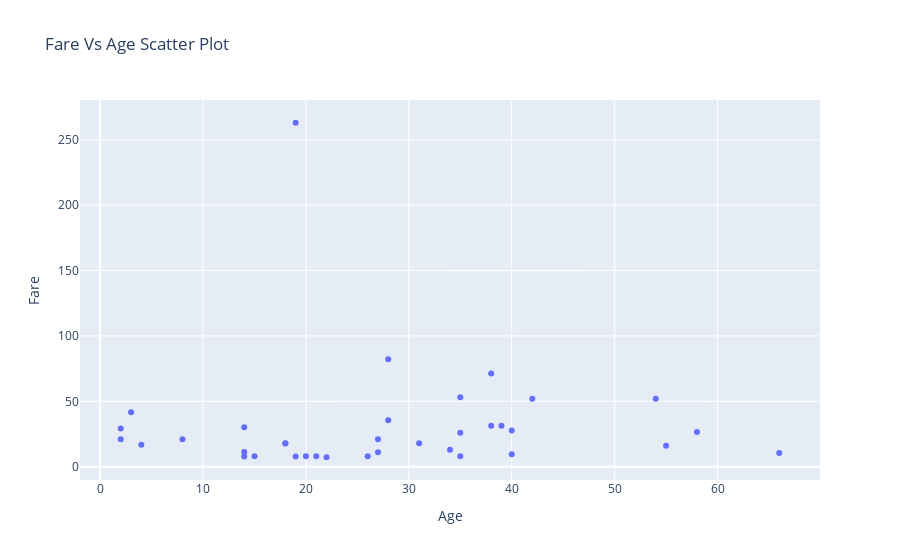

Here is the notebook cell this chart was saved with:
### Markdown cell above
### Scatter Plot

### Code cell
# defining data
trace = go.Scatter(x=df['Age'], 
                   y=df['Fare'], 
                   text=df['Survived'], 
                   mode='markers')
data = [trace]

# defining layout
layout = go.Layout(title='Fare Vs Age Scatter Plot', 
                   xaxis=dict(title='Age'), 
                   yaxis=dict(title='Fare'))

# defining figure and plotting
fig5 = go.Figure(data=data, layout=layout)
iplot(fig5)

### Figure 1 — Plotly figure (JSON) as saved in the notebook; plotly's stock layout.template omitted (floating-point values rounded to 4 significant figures)
{"data": [{"mode": "markers", "text": [0, 1, 1, 1, 0, 0, 0, 0, 1, 1, 1, 1, 0, 0, 0, 1, 0, 1, 0, 1, 0, 1, 1, 1, 0, 1, 0, 0, 1, 0, 0, 1, 1, 0, 0, 0, 1, 0, 0, 1, 0, 0, 0, 1, 1, 0, 0, 1, 0, 0], "type": "scatter", "x": [22, 38, 26, 35, 35, null, 54, 2, 27, 14, 4, 58, 20, 39, 14, 55, 2, null, 31, null, 35, 34, 15, 28, 8, 38, null, 19, null, null, 40, null, null, 66, 28, 42, null, 21, 18, 14, 40, 27, null, 3, 19, null, null, null, null, 18], "y": [7.25, 71.28, 7.925, 53.1, 8.05, 8.458, 51.86, 21.07, 11.13, 30.07, 16.7, 26.55, 8.05, 31.27, 7.854, 16, 29.12, 13, 18, 7.225, 26, 13, 8.029, 35.5, 21.07, 31.39, 7.225, 263, 7.879, 7.896, 27.72, 146.5, 7.75, 10.5, 82.17, 52, 7.229, 8.05, 18, 11.24, 9.475, 21, 7.896, 41.58, 7.879, 8.05, 15.5, 7.75, 21.68, 17.8]}], "layout": {"title": {"text": "Fare Vs Age Scatter Plot"}, "xaxis": {"title": {"text": "Age"}}, "yaxis": {"title": {"text": "Fare"}}}}
